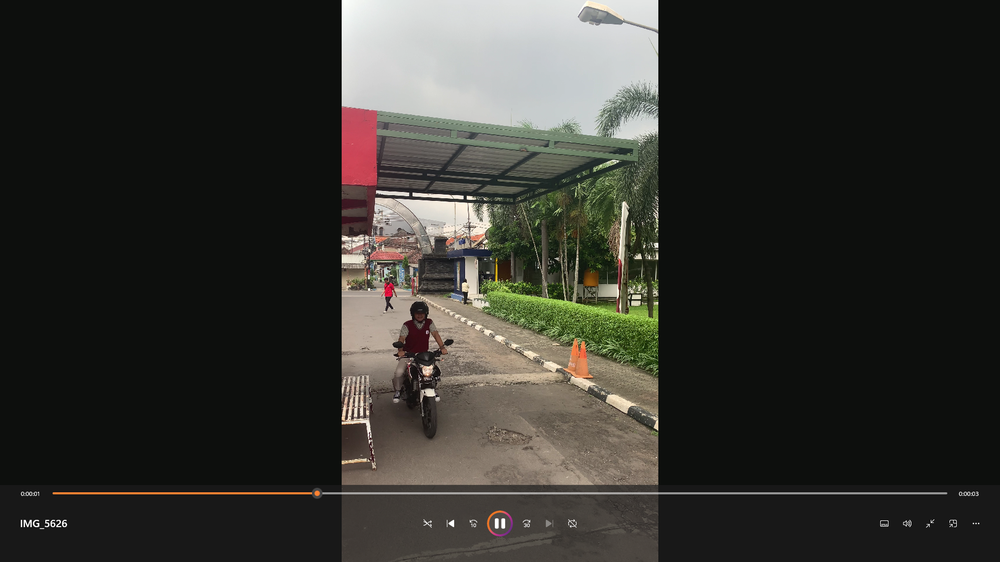
#> input picture fix/dataset-primer/1.png, 1000 x 562 px, shrunk from 1920 x 1080 before the run
$ jupyter execute --allow-errors count_fruits.ipynb
#> lines starting #> are read from the running program, lines starting #| are printed output that depends on the picture; after the words box and inside, x2 and y2 are one past the last pixel; in counts of white or black regions, pixels touching at a corner belong together
<a href="https://colab.research.google.com/github/tanyarw/automatic-segmentation-fruits/blob/main/count_fruits.ipynb" target="_parent"></a>

# **Count number of fruits from an image**

In harvesting of fruits, it is a tedious task to manually count and analyse fruits. Image processing techniques can be used to mask out the fruits from the plants. This minimises the manual labour and effort to analyse and recognise ripened fruits on plants.

## Input
Read the image

[cell 1]
import numpy as np
import cv2
from matplotlib import pyplot as plt

[cell 2]
img = cv2.imread('../fix/dataset-primer/1.png')
#> img is the input picture: shape (562, 1000, 3); mean B, G, R 45.2, 50.2, 50.6
#show the image
im_rgb = cv2.cvtColor(img, cv2.COLOR_BGR2RGB)
# cv2.imshow("s", im_rgb)
# plt.imshow(im_rgb), plt.grid(False)
# plt.xticks([]), plt.yticks([])

## Grayscale
Convert the image to grayscale. The colour of fruits makes them a lighter shade than the background leaves, making it easier to detect.

[cell 3]
gray = cv2.cvtColor(img, cv2.COLOR_BGR2GRAY)
plt.imshow(gray, cmap='gray'), plt.grid(False)
plt.xticks([]), plt.yticks([])

## Gaussian filter
Remove noise from image and reduce contrast, otherwise the leaves will be highlighted more if there is more contrast. Use gaussian filter for the same.

[cell 4]
blur = cv2.GaussianBlur(gray,(25,25),0)
plt.imshow(blur, cmap='gray'), plt.grid(False)
plt.xticks([]), plt.yticks([])

# metode 1
dengan watershed

[cell 5]
# [8 lines of commented-out code are left out]

[cell 6]
#threshold
ret, thresh = cv2.threshold(blur,0,255,cv2.THRESH_BINARY+cv2.THRESH_OTSU)
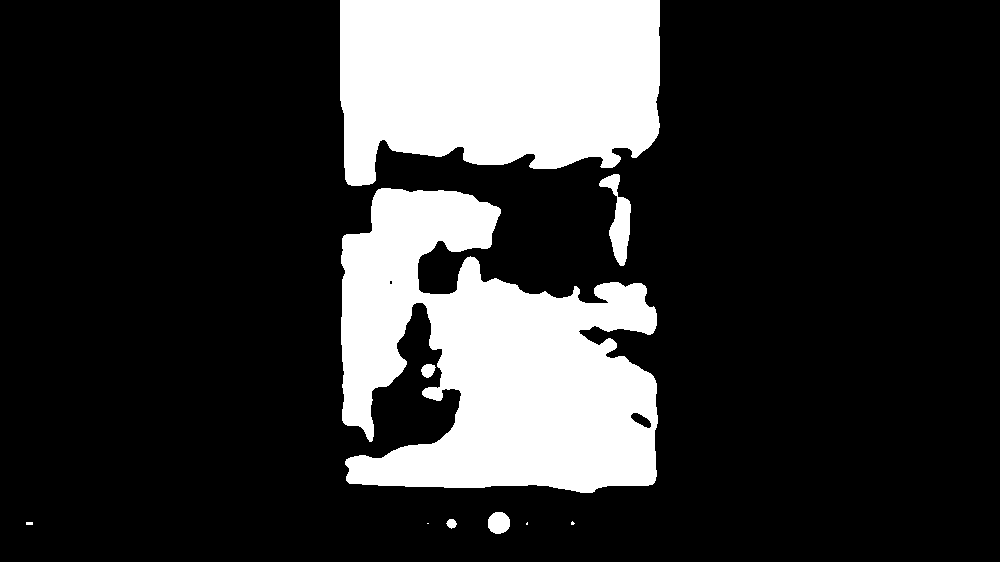
#> thresh: shape (562, 1000); 20.6% white; 10 white regions (3 under 20 px), largest, box (x1, y1, x2, y2) and area: (341, 188, 658, 493) 62803, (340, 0, 660, 186) 50972, (599, 174, 631, 266) 1287
#> ret = 87
plt.imshow(thresh, cmap='binary_r'), plt.grid(False)
plt.xticks([]), plt.yticks([])

[cell 7]
# noise removal
kernel = np.ones((5,5),np.uint8)
opening = cv2.morphologyEx(thresh,cv2.MORPH_OPEN,kernel, iterations = 2)
#> opening: shape (562, 1000); 20.4% white; 6 white regions, box (x1, y1, x2, y2) and area: (341, 188, 657, 493) 62385, (340, 0, 660, 186) 50876, (610, 198, 631, 262) 992, (488, 513, 509, 533) 370, (604, 176, 619, 188) 167, (423, 365, 433, 376) 108
plt.imshow(opening, cmap='binary_r'), plt.grid(False)
plt.xticks([]), plt.yticks([])

[cell 8]
# sure background area
sure_bg = cv2.dilate(opening,kernel,iterations=3)
#> sure_bg: shape (562, 1000); 24.3% white; 2 white regions, box (x1, y1, x2, y2) and area: (334, 0, 666, 499) 135368, (482, 507, 515, 539) 1006
plt.imshow(sure_bg, cmap='binary_r'), plt.grid(False)
plt.xticks([]), plt.yticks([])

[cell 9]
# Finding sure foreground area
dist_transform = cv2.distanceTransform(opening,cv2.DIST_L2,3)
plt.imshow(dist_transform, cmap='binary_r'), plt.grid(False)
plt.xticks([]), plt.yticks([])

[cell 10]
ret, sure_fg = cv2.threshold(dist_transform,0.1*dist_transform.max(),255,0)
#> sure_fg: shape (562, 1000) float32; 12.8% white; 5 white regions (1 under 20 px), largest, box (x1, y1, x2, y2) and area: (356, 0, 644, 154) 39891, (391, 292, 641, 477) 25580, (357, 204, 482, 385) 6558, (619, 301, 635, 315) 134
#> ret = 15.28
plt.imshow(sure_fg, cmap='binary_r'), plt.grid(False)
plt.xticks([]), plt.yticks([])

[cell 11]
sure_fg = np.uint8(sure_fg)
unknown = cv2.subtract(sure_bg,sure_fg)
#> unknown: shape (562, 1000); 11.4% white; 2 white regions
plt.imshow(unknown, cmap='binary_r'), plt.grid(False)
plt.xticks([]), plt.yticks([])

[cell 12]
# Marker labelling
ret, markers = cv2.connectedComponents(sure_fg)
#> markers: shape (562, 1000) int32; 6 distinct labels, from 0 to 5
#> ret = 6
markers = markers+1
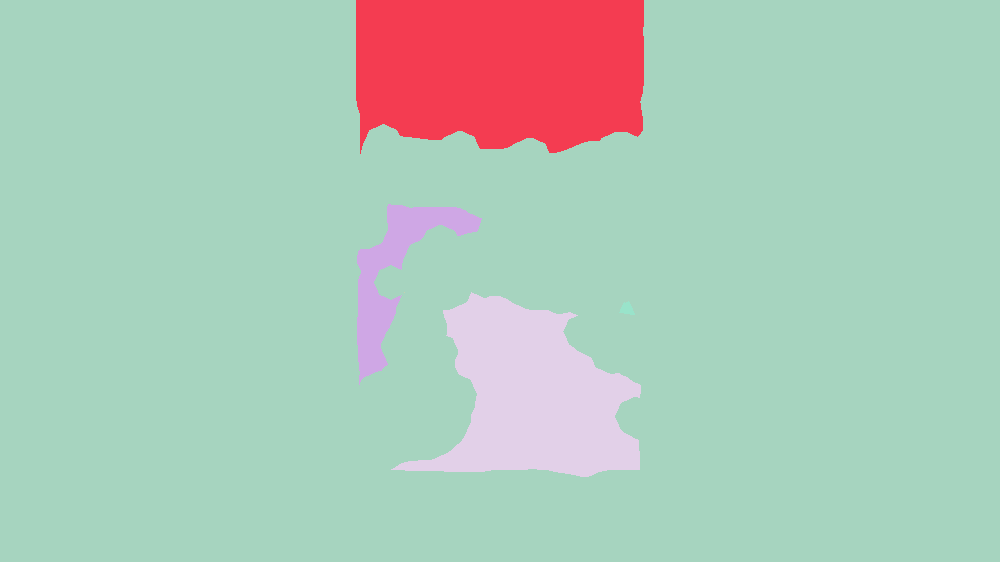
#> markers: shape (562, 1000) int32; 6 distinct labels, from 1 to 6; one colour per label, 0 black
# Now, mark the region of unknown with zero
markers[unknown==255] = 0
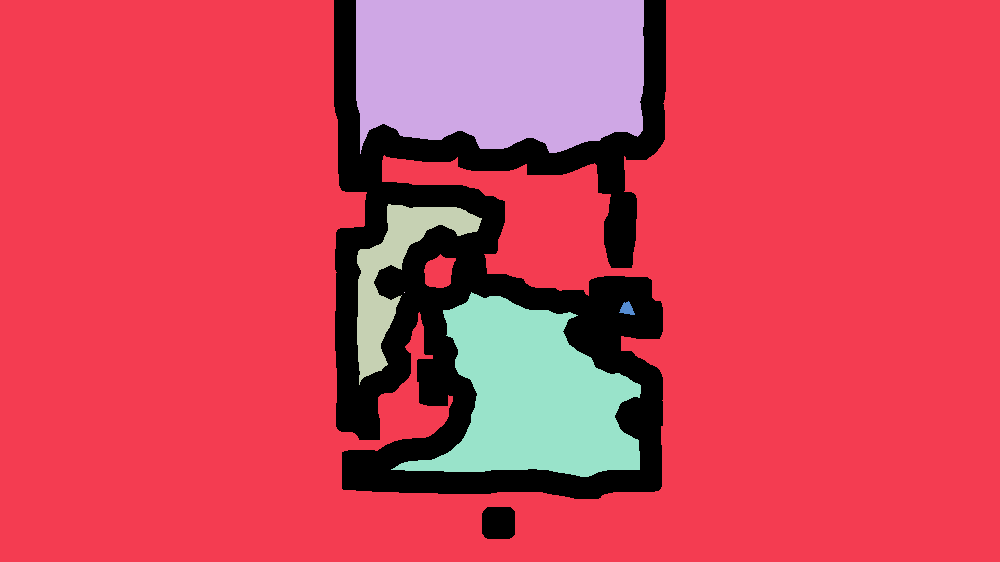
#> markers: shape (562, 1000) int32; 7 distinct labels, from 0 to 6; one colour per label, 0 black
plt.imshow(markers), plt.grid(False)
plt.xticks([]), plt.yticks([])

[cell 13]
markers = cv2.watershed(img,markers)
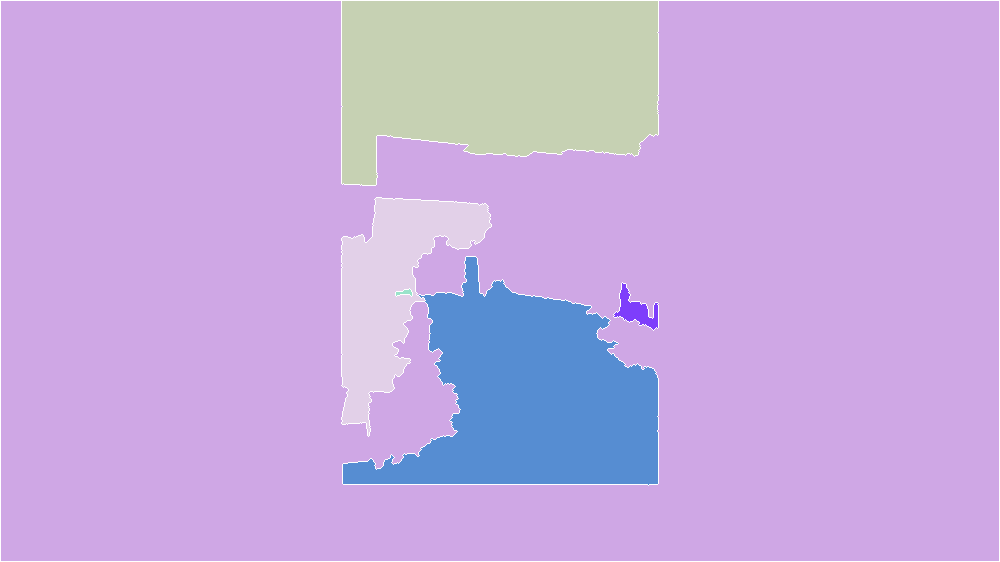
#> markers: shape (562, 1000) int32; 7 distinct labels, from -1 to 6; one colour per label, 0 black, -1 white
img[markers == -1] = [255,0,0]
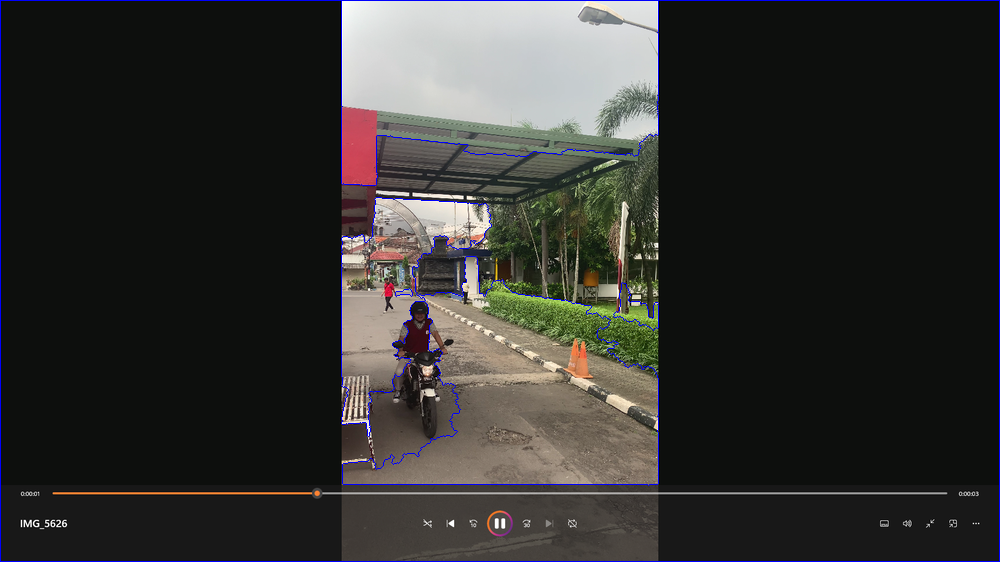
#> img: shape (562, 1000, 3); 1.07% of pixels changed, all inside (x1, y1, x2, y2) = (0, 0, 1000, 562)
plt.imshow(markers), plt.grid(False)
plt.xticks([]), plt.yticks([])

[cell 14]
new_img = img.copy()
conts,h=cv2.findContours(sure_fg.copy(),cv2.RETR_EXTERNAL,cv2.CHAIN_APPROX_NONE)
#> conts = 5 contours, 1 with area under 20; largest, box (x1, y1, x2, y2) and area: (356, 0, 644, 154) 39449, (391, 292, 641, 477) 25172, (357, 204, 482, 385) 6273, (619, 301, 635, 315) 112; h = [[1, -1, -1, -1], [2, 0, -1, -1], [3, 1, -1, -1], [4, 2, -1, -1], [-1, 3, -1, -1]]
number_of_objects_in_image= len(conts)
#> number_of_objects_in_image = 5
print("jumlah buah: "+str(number_of_objects_in_image))
#| jumlah buah: 5
for i in range(len(conts)):
    x,y,w,h=cv2.boundingRect(conts[i])
    cv2.rectangle(new_img,(x,y),(x+w,y+h),(0,0,255), 2)
    cv2.putText(new_img, str(i+1),(x,y+h),cv2.FONT_HERSHEY_SIMPLEX,0.8,(0,255,255))
#> this loop made 5 passes
#> (x, y, w, h) on passes 1 to 5: (619, 301, 16, 14), (391, 292, 250, 185), (404, 292, 1, 1), (357, 204, 125, 181), (356, 0, 288, 154)
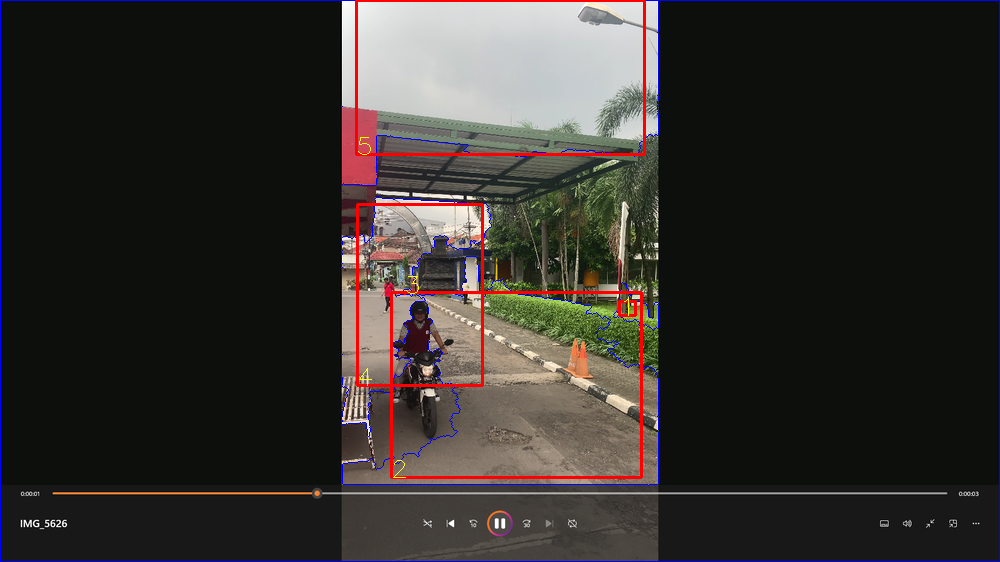
#> new_img: shape (562, 1000, 3); 1.26% of pixels changed, all inside (x1, y1, x2, y2) = (355, 0, 646, 479)
# show the image
im_rgb = cv2.cvtColor(new_img, cv2.COLOR_BGR2RGB)
plt.imshow(im_rgb), plt.grid(False)
plt.xticks([]), plt.yticks([])

# metode 2
## K-means clustering
Apply k-means clustering to split the image into 6 regions depending on pixel values. This will smoothen the textures in the image and help us choose a common region in the image that belong only to the fruits (region segmentation).

#> (a cell that did not finish here is left out)

## Threshold
Apply binary thresholding to the image and select the brightest pixels. Here the region selected lies above 165 pixels (region segmentation).

#> (a cell that did not finish here is left out)

## Canny Edge Detection
Perform canny edge detection. This will give us the boundaries, to later help accurately plot and detect the contour lines (edge segmentation).

[cell 17]
edges = cv2.Canny(thresh,120,200)
#> edges: shape (562, 1000); 0.6% white in thin lines or dots, all inside (x1, y1, x2, y2) = (25, 0, 660, 534)
# show the image
plt.imshow(edges, cmap='binary_r'), plt.grid(False)
plt.xticks([]), plt.yticks([])

## Closing
Perform a closing operation (dilation followed by erosion) on the given image. This will help us join the broken cracks together.

[cell 18]
kernelClose=np.ones((8,8))
closing = cv2.morphologyEx(edges, cv2.MORPH_CLOSE, kernelClose)
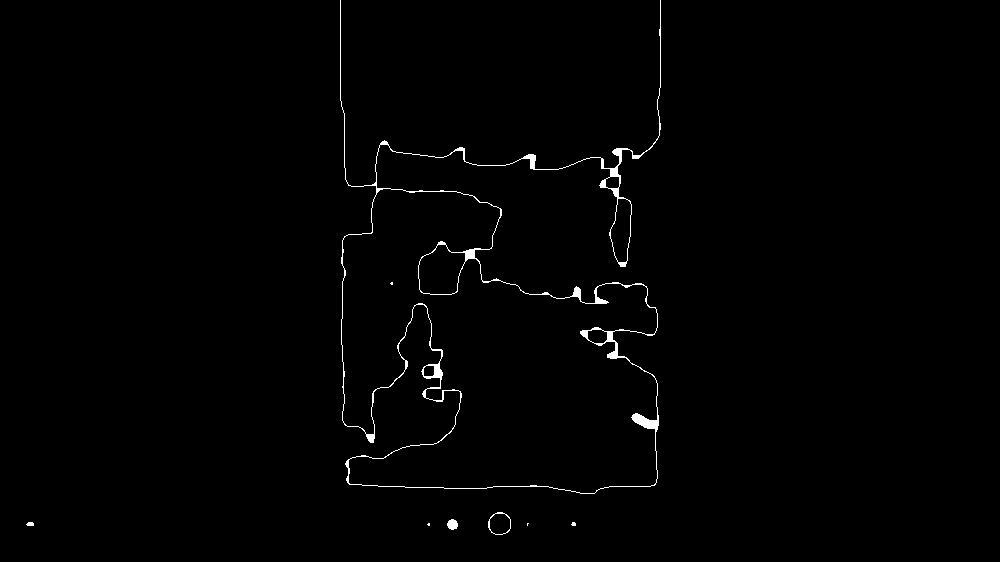
#> closing: shape (562, 1000); 0.87% white; 8 white regions (4 under 20 px)
# show the image
plt.imshow(closing, cmap='binary_r'), plt.grid(False)
plt.xticks([]), plt.yticks([])

## Output
Find the contours in the segmented image. Plot the detected fruits and count them.

[cell 19]
new_img = img.copy()
conts,h=cv2.findContours(closing.copy(),cv2.RETR_EXTERNAL,cv2.CHAIN_APPROX_NONE)
#> conts = 7 contours, 4 with area under 20; largest, box (x1, y1, x2, y2) and area: (340, 0, 661, 494) 67306, (488, 512, 511, 535) 394, (447, 519, 458, 530) 76; h = [[1, -1, -1, -1], [2, 0, -1, -1], [3, 1, -1, -1], [4, 2, -1, -1], [5, 3, -1, -1], [6, 4, -1, -1], [-1, 5, -1, -1]]
for i in range(len(conts)):
    x,y,w,h=cv2.boundingRect(conts[i])
    cv2.rectangle(new_img,(x,y),(x+w,y+h),(0,0,255), 2)
    cv2.putText(new_img, str(i+1),(x,y+h),cv2.FONT_HERSHEY_SIMPLEX,0.8,(0,255,255))
#> this loop made 7 passes
#> (x, y, w, h) on passes 1 to 7: (527, 523, 2, 3), (427, 523, 3, 3), (571, 522, 5, 4), (26, 522, 8, 4), (447, 519, 11, 11), (488, 512, 23, 23), (340, 0, 321, 494)
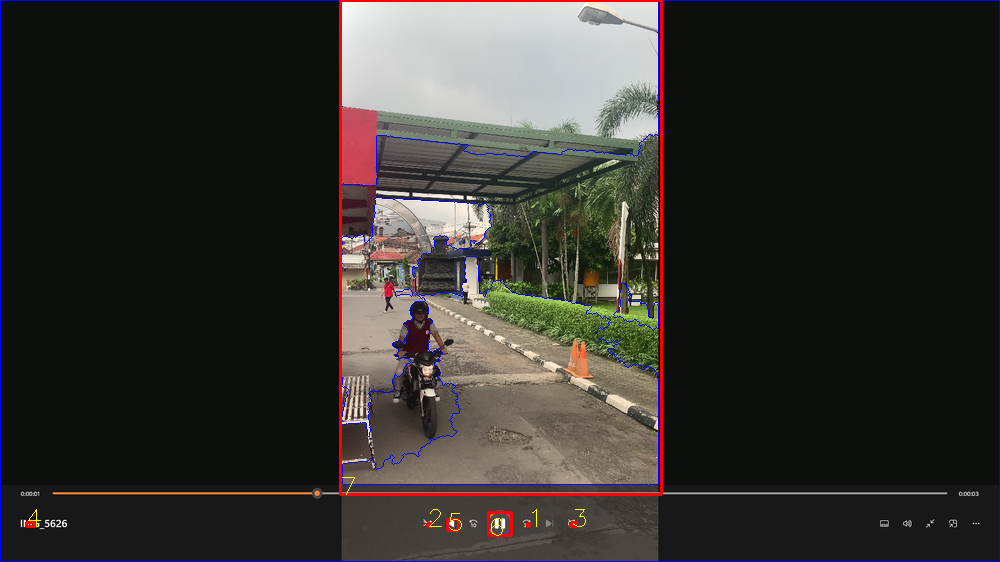
#> new_img: shape (562, 1000, 3); 0.95% of pixels changed, all inside (x1, y1, x2, y2) = (25, 0, 663, 537)
# show the image
im_rgb = cv2.cvtColor(new_img, cv2.COLOR_BGR2RGB)
plt.imshow(im_rgb), plt.grid(False)
plt.xticks([]), plt.yticks([])
